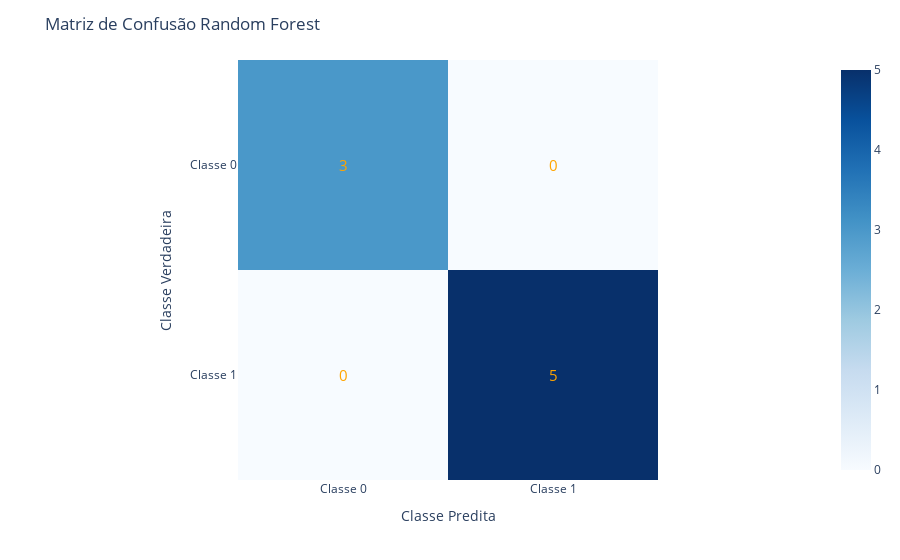

Write notebook code for a chart like this one.
### Markdown cell above
#### Report Test (RF)

### Code cell
PlotConfusionMatrix(y_test, X_test, "Matriz de Confusão Random Forest", 0)

### Figure 1 — Plotly figure (JSON) as saved in the notebook; plotly's stock layout.template omitted (floating-point values rounded to 4 significant figures)
{"data": [{"coloraxis": "coloraxis", "colorbar": {"title": {"text": "Counts"}}, "hovertemplate": "Predicted: %{x}<br>True: %{y}<br>color: %{z}<extra></extra>", "name": "0", "showscale": true, "type": "heatmap", "x": ["Classe 0", "Classe 1"], "xaxis": "x", "y": ["Classe 0", "Classe 1"], "yaxis": "y", "z": [[3, 0], [0, 5]]}], "layout": {"annotations": [{"align": "center", "font": {"color": "orange", "size": 15}, "showarrow": false, "text": "3", "x": 0, "y": 0}, {"align": "center", "font": {"color": "orange", "size": 15}, "showarrow": false, "text": "0", "x": 1, "y": 0}, {"align": "center", "font": {"color": "orange", "size": 15}, "showarrow": false, "text": "0", "x": 0, "y": 1}, {"align": "center", "font": {"color": "orange", "size": 15}, "showarrow": false, "text": "5", "x": 1, "y": 1}], "coloraxis": {"colorscale": [[0, "rgb(247,251,255)"], [0.125, "rgb(222,235,247)"], [0.25, "rgb(198,219,239)"], [0.375, "rgb(158,202,225)"], [0.5, "rgb(107,174,214)"], [0.625, "rgb(66,146,198)"], [0.75, "rgb(33,113,181)"], [0.875, "rgb(8,81,156)"], [1, "rgb(8,48,107)"]]}, "font": {"size": 12}, "margin": {"t": 60}, "title": {"text": "Matriz de Confusão Random Forest"}, "xaxis": {"anchor": "y", "constrain": "domain", "domain": [0, 1], "scaleanchor": "y", "title": {"text": "Classe Predita"}}, "yaxis": {"anchor": "x", "autorange": "reversed", "constrain": "domain", "domain": [0, 1], "title": {"text": "Classe Verdadeira"}}}}
